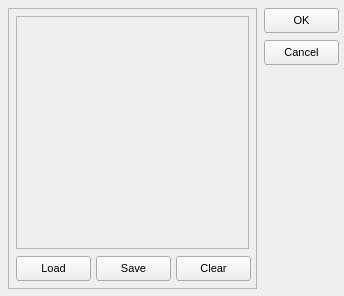
<?xml version="1.0" encoding="UTF-8"?>
<ui version="4.0">
  <class>PictureEditorF</class>
  <widget class="QWidget" name="PictureEditorF">
    <property name="geometry">
      <rect>
        <x>0</x>
        <y>0</y>
        <width>344</width>
        <height>296</height>
      </rect>
    </property>
    <property name="windowTitle">
      <string>Picture Editor</string>
    </property>
    <property name="font">
      <font>
        <family>MS Sans Serif</family>
        <pointsize>8</pointsize>
      </font>
    </property>
    <!-- vcl-BorderStyle: bsDialog → set windowFlags Qt::Dialog in constructor -->
    <widget class="QFrame" name="MainPanel">
      <property name="geometry">
        <rect>
          <x>8</x>
          <y>8</y>
          <width>249</width>
          <height>281</height>
        </rect>
      </property>
      <property name="frameShape">
        <enum>QFrame::StyledPanel</enum>
      </property>
      <widget class="QFrame" name="WorkPanel">
        <property name="geometry">
          <rect>
            <x>8</x>
            <y>8</y>
            <width>233</width>
            <height>233</height>
          </rect>
        </property>
        <property name="windowTitle">
          <string>(None)</string>
        </property>
        <property name="frameShape">
          <enum>QFrame::StyledPanel</enum>
        </property>
        <widget class="QLabel" name="Image">
          <property name="geometry">
            <rect>
              <x>2</x>
              <y>2</y>
              <width>229</width>
              <height>229</height>
            </rect>
          </property>
          <property name="text">
            <string/>
          </property>
          <!-- vcl-align: alClient → arrange in a Qt layout manager -->
        </widget>
      </widget>
      <widget class="QPushButton" name="Load">
        <property name="geometry">
          <rect>
            <x>8</x>
            <y>248</y>
            <width>75</width>
            <height>25</height>
          </rect>
        </property>
        <property name="windowTitle">
          <string>Load</string>
        </property>
        <property name="text">
          <string>Load</string>
        </property>
      </widget>
      <widget class="QPushButton" name="Save">
        <property name="geometry">
          <rect>
            <x>88</x>
            <y>248</y>
            <width>75</width>
            <height>25</height>
          </rect>
        </property>
        <property name="windowTitle">
          <string>Save</string>
        </property>
        <property name="text">
          <string>Save</string>
        </property>
      </widget>
      <widget class="QPushButton" name="Clear">
        <property name="geometry">
          <rect>
            <x>168</x>
            <y>248</y>
            <width>75</width>
            <height>25</height>
          </rect>
        </property>
        <property name="windowTitle">
          <string>Clear</string>
        </property>
        <property name="text">
          <string>Clear</string>
        </property>
      </widget>
    </widget>
    <widget class="QPushButton" name="OK">
      <property name="geometry">
        <rect>
          <x>264</x>
          <y>8</y>
          <width>75</width>
          <height>25</height>
        </rect>
      </property>
      <property name="windowTitle">
        <string>OK</string>
      </property>
      <property name="text">
        <string>OK</string>
      </property>
    </widget>
    <widget class="QPushButton" name="Cancel">
      <property name="geometry">
        <rect>
          <x>264</x>
          <y>40</y>
          <width>75</width>
          <height>25</height>
        </rect>
      </property>
      <property name="windowTitle">
        <string>Cancel</string>
      </property>
      <property name="text">
        <string>Cancel</string>
      </property>
    </widget>
    <widget class="QWidget" name="OpenPictureDialog">
      <property name="geometry">
        <rect>
          <x>272</x>
          <y>264</y>
          <width>1</width>
          <height>1</height>
        </rect>
      </property>
    </widget>
    <widget class="QWidget" name="SavePictureDialog">
      <property name="geometry">
        <rect>
          <x>304</x>
          <y>264</y>
          <width>1</width>
          <height>1</height>
        </rect>
      </property>
    </widget>
  </widget>
  <resources/>
  <connections/>
</ui>
